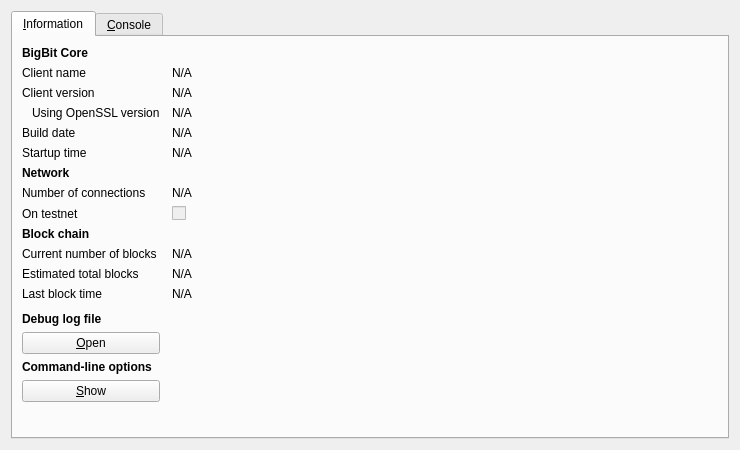
<?xml version="1.0" encoding="UTF-8"?>
<ui version="4.0">
 <class>RPCConsole</class>
 <widget class="QDialog" name="RPCConsole">
  <property name="geometry">
   <rect>
    <x>0</x>
    <y>0</y>
    <width>740</width>
    <height>450</height>
   </rect>
  </property>
  <property name="windowTitle">
   <string>BigBit - Debug window</string>
  </property>
  <layout class="QVBoxLayout" name="verticalLayout_2">
   <item>
    <widget class="QTabWidget" name="tabWidget">
     <property name="currentIndex">
      <number>0</number>
     </property>
     <widget class="QWidget" name="tab_info">
      <attribute name="title">
       <string>&amp;Information</string>
      </attribute>
      <layout class="QGridLayout" name="gridLayout" columnstretch="0,1">
       <property name="horizontalSpacing">
        <number>12</number>
       </property>
       <item row="0" column="0">
        <widget class="QLabel" name="label_9">
         <property name="font">
          <font>
           <weight>75</weight>
           <bold>true</bold>
          </font>
         </property>
         <property name="text">
          <string>BigBit Core</string>
         </property>
        </widget>
       </item>
       <item row="1" column="0">
        <widget class="QLabel" name="label_5">
         <property name="text">
          <string>Client name</string>
         </property>
        </widget>
       </item>
       <item row="1" column="1">
        <widget class="QLabel" name="clientName">
         <property name="cursor">
          <cursorShape>IBeamCursor</cursorShape>
         </property>
         <property name="text">
          <string>N/A</string>
         </property>
         <property name="textFormat">
          <enum>Qt::PlainText</enum>
         </property>
         <property name="textInteractionFlags">
          <set>Qt::LinksAccessibleByMouse|Qt::TextSelectableByKeyboard|Qt::TextSelectableByMouse</set>
         </property>
        </widget>
       </item>
       <item row="2" column="0">
        <widget class="QLabel" name="label_6">
         <property name="text">
          <string>Client version</string>
         </property>
        </widget>
       </item>
       <item row="2" column="1">
        <widget class="QLabel" name="clientVersion">
         <property name="cursor">
          <cursorShape>IBeamCursor</cursorShape>
         </property>
         <property name="text">
          <string>N/A</string>
         </property>
         <property name="textFormat">
          <enum>Qt::PlainText</enum>
         </property>
         <property name="textInteractionFlags">
          <set>Qt::LinksAccessibleByMouse|Qt::TextSelectableByKeyboard|Qt::TextSelectableByMouse</set>
         </property>
        </widget>
       </item>
       <item row="3" column="0">
        <widget class="QLabel" name="label_14">
         <property name="text">
          <string>Using OpenSSL version</string>
         </property>
         <property name="indent">
          <number>10</number>
         </property>
        </widget>
       </item>
       <item row="3" column="1">
        <widget class="QLabel" name="openSSLVersion">
         <property name="cursor">
          <cursorShape>IBeamCursor</cursorShape>
         </property>
         <property name="text">
          <string>N/A</string>
         </property>
         <property name="textFormat">
          <enum>Qt::PlainText</enum>
         </property>
         <property name="textInteractionFlags">
          <set>Qt::LinksAccessibleByMouse|Qt::TextSelectableByKeyboard|Qt::TextSelectableByMouse</set>
         </property>
        </widget>
       </item>
       <item row="4" column="0">
        <widget class="QLabel" name="label_12">
         <property name="text">
          <string>Build date</string>
         </property>
        </widget>
       </item>
       <item row="4" column="1">
        <widget class="QLabel" name="buildDate">
         <property name="cursor">
          <cursorShape>IBeamCursor</cursorShape>
         </property>
         <property name="text">
          <string>N/A</string>
         </property>
         <property name="textFormat">
          <enum>Qt::PlainText</enum>
         </property>
         <property name="textInteractionFlags">
          <set>Qt::LinksAccessibleByMouse|Qt::TextSelectableByKeyboard|Qt::TextSelectableByMouse</set>
         </property>
        </widget>
       </item>
       <item row="5" column="0">
        <widget class="QLabel" name="label_13">
         <property name="text">
          <string>Startup time</string>
         </property>
        </widget>
       </item>
       <item row="5" column="1">
        <widget class="QLabel" name="startupTime">
         <property name="cursor">
          <cursorShape>IBeamCursor</cursorShape>
         </property>
         <property name="text">
          <string>N/A</string>
         </property>
         <property name="textFormat">
          <enum>Qt::PlainText</enum>
         </property>
         <property name="textInteractionFlags">
          <set>Qt::LinksAccessibleByMouse|Qt::TextSelectableByKeyboard|Qt::TextSelectableByMouse</set>
         </property>
        </widget>
       </item>
       <item row="6" column="0">
        <widget class="QLabel" name="label_11">
         <property name="font">
          <font>
           <weight>75</weight>
           <bold>true</bold>
          </font>
         </property>
         <property name="text">
          <string>Network</string>
         </property>
        </widget>
       </item>
       <item row="7" column="0">
        <widget class="QLabel" name="label_7">
         <property name="text">
          <string>Number of connections</string>
         </property>
        </widget>
       </item>
       <item row="7" column="1">
        <widget class="QLabel" name="numberOfConnections">
         <property name="cursor">
          <cursorShape>IBeamCursor</cursorShape>
         </property>
         <property name="text">
          <string>N/A</string>
         </property>
         <property name="textFormat">
          <enum>Qt::PlainText</enum>
         </property>
         <property name="textInteractionFlags">
          <set>Qt::LinksAccessibleByMouse|Qt::TextSelectableByKeyboard|Qt::TextSelectableByMouse</set>
         </property>
        </widget>
       </item>
       <item row="8" column="0">
        <widget class="QLabel" name="label_8">
         <property name="text">
          <string>On testnet</string>
         </property>
        </widget>
       </item>
       <item row="8" column="1">
        <widget class="QCheckBox" name="isTestNet">
         <property name="enabled">
          <bool>false</bool>
         </property>
         <property name="text">
          <string/>
         </property>
        </widget>
       </item>
       <item row="9" column="0">
        <widget class="QLabel" name="label_10">
         <property name="font">
          <font>
           <weight>75</weight>
           <bold>true</bold>
          </font>
         </property>
         <property name="text">
          <string>Block chain</string>
         </property>
        </widget>
       </item>
       <item row="10" column="0">
        <widget class="QLabel" name="label_3">
         <property name="text">
          <string>Current number of blocks</string>
         </property>
        </widget>
       </item>
       <item row="10" column="1">
        <widget class="QLabel" name="numberOfBlocks">
         <property name="cursor">
          <cursorShape>IBeamCursor</cursorShape>
         </property>
         <property name="text">
          <string>N/A</string>
         </property>
         <property name="textFormat">
          <enum>Qt::PlainText</enum>
         </property>
         <property name="textInteractionFlags">
          <set>Qt::LinksAccessibleByMouse|Qt::TextSelectableByKeyboard|Qt::TextSelectableByMouse</set>
         </property>
        </widget>
       </item>
       <item row="11" column="0">
        <widget class="QLabel" name="label_4">
         <property name="text">
          <string>Estimated total blocks</string>
         </property>
        </widget>
       </item>
       <item row="11" column="1">
        <widget class="QLabel" name="totalBlocks">
         <property name="cursor">
          <cursorShape>IBeamCursor</cursorShape>
         </property>
         <property name="text">
          <string>N/A</string>
         </property>
         <property name="textFormat">
          <enum>Qt::PlainText</enum>
         </property>
         <property name="textInteractionFlags">
          <set>Qt::LinksAccessibleByMouse|Qt::TextSelectableByKeyboard|Qt::TextSelectableByMouse</set>
         </property>
        </widget>
       </item>
       <item row="12" column="0">
        <widget class="QLabel" name="label_2">
         <property name="text">
          <string>Last block time</string>
         </property>
        </widget>
       </item>
       <item row="12" column="1">
        <widget class="QLabel" name="lastBlockTime">
         <property name="cursor">
          <cursorShape>IBeamCursor</cursorShape>
         </property>
         <property name="text">
          <string>N/A</string>
         </property>
         <property name="textFormat">
          <enum>Qt::PlainText</enum>
         </property>
         <property name="textInteractionFlags">
          <set>Qt::LinksAccessibleByMouse|Qt::TextSelectableByKeyboard|Qt::TextSelectableByMouse</set>
         </property>
        </widget>
       </item>
       <item row="13" column="0">
        <spacer name="verticalSpacer_2">
         <property name="orientation">
          <enum>Qt::Vertical</enum>
         </property>
         <property name="sizeHint" stdset="0">
          <size>
           <width>20</width>
           <height>20</height>
          </size>
         </property>
        </spacer>
       </item>
       <item row="14" column="0">
        <widget class="QLabel" name="labelDebugLogfile">
         <property name="font">
          <font>
           <weight>75</weight>
           <bold>true</bold>
          </font>
         </property>
         <property name="text">
          <string>Debug log file</string>
         </property>
        </widget>
       </item>
       <item row="15" column="0">
        <widget class="QPushButton" name="openDebugLogfileButton">
         <property name="toolTip">
          <string>Open the BigBit debug log file from the current data directory. This can take a few seconds for large log files.</string>
         </property>
         <property name="text">
          <string>&amp;Open</string>
         </property>
         <property name="autoDefault">
          <bool>false</bool>
         </property>
        </widget>
       </item>
       <item row="16" column="0">
        <widget class="QLabel" name="labelCLOptions">
         <property name="font">
          <font>
           <weight>75</weight>
           <bold>true</bold>
          </font>
         </property>
         <property name="text">
          <string>Command-line options</string>
         </property>
        </widget>
       </item>
       <item row="17" column="0">
        <widget class="QPushButton" name="showCLOptionsButton">
         <property name="toolTip">
          <string>Show the BigBit-Qt help message to get a list with possible Bitcoin command-line options.</string>
         </property>
         <property name="text">
          <string>&amp;Show</string>
         </property>
         <property name="autoDefault">
          <bool>false</bool>
         </property>
        </widget>
       </item>
       <item row="18" column="0">
        <spacer name="verticalSpacer">
         <property name="orientation">
          <enum>Qt::Vertical</enum>
         </property>
         <property name="sizeHint" stdset="0">
          <size>
           <width>20</width>
           <height>40</height>
          </size>
         </property>
        </spacer>
       </item>
      </layout>
     </widget>
     <widget class="QWidget" name="tab_console">
      <attribute name="title">
       <string>&amp;Console</string>
      </attribute>
      <layout class="QVBoxLayout" name="verticalLayout_3">
       <property name="spacing">
        <number>3</number>
       </property>
       <item>
        <widget class="QTextEdit" name="messagesWidget">
         <property name="minimumSize">
          <size>
           <width>0</width>
           <height>100</height>
          </size>
         </property>
         <property name="readOnly">
          <bool>true</bool>
         </property>
         <property name="tabKeyNavigation" stdset="0">
          <bool>false</bool>
         </property>
         <property name="columnCount" stdset="0">
          <number>2</number>
         </property>
        </widget>
       </item>
       <item>
        <layout class="QHBoxLayout" name="horizontalLayout">
         <property name="spacing">
          <number>3</number>
         </property>
         <item>
          <widget class="QLabel" name="label">
           <property name="text">
            <string notr="true">&gt;</string>
           </property>
          </widget>
         </item>
         <item>
          <widget class="QLineEdit" name="lineEdit"/>
         </item>
         <item>
          <widget class="QPushButton" name="clearButton">
           <property name="maximumSize">
            <size>
             <width>24</width>
             <height>24</height>
            </size>
           </property>
           <property name="toolTip">
            <string>Clear console</string>
           </property>
           <property name="text">
            <string/>
           </property>
           <property name="icon">
            <iconset resource="../bitcoin.qrc">
             <normaloff>:/icons/remove</normaloff>:/icons/remove</iconset>
           </property>
           <property name="shortcut">
            <string notr="true">Ctrl+L</string>
           </property>
           <property name="autoDefault">
            <bool>false</bool>
           </property>
          </widget>
         </item>
        </layout>
       </item>
      </layout>
     </widget>
    </widget>
   </item>
  </layout>
 </widget>
 <resources>
  <include location="../bitcoin.qrc"/>
 </resources>
 <connections/>
</ui>
